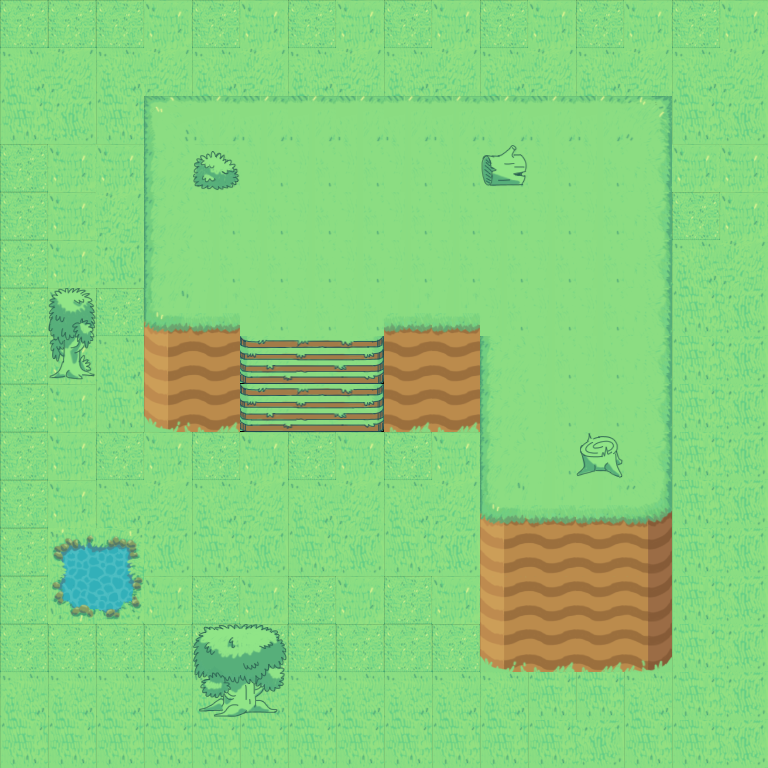

The image is a tile-based game level rendered from a .tmx file. Its description and complete source (layers, tilesets, objects, tile grids) follow:
An orthogonal 16x16 tile map with 48x48 px tiles, 3 tile layers (UL_base, BL_objetos, FL_objetosOver).

<map version="1.2" tiledversion="1.3.4" orientation="orthogonal" renderorder="left-up" width="16" height="16" tilewidth="48" tileheight="48" infinite="0" nextlayerid="4" nextobjectid="1">
 <editorsettings>
  <export target="." format="lua" />
 </editorsettings>
 <tileset firstgid="1" name="compiladoTileset" tilewidth="48" tileheight="48" tilecount="256" columns="16">
  <image source="../tilesets/compiladoTileset.png" width="768" height="768" />
 </tileset>
 <layer id="1" name="UL_base" width="16" height="16">
  <data encoding="csv">
20,20,20,21,20,21,20,21,20,21,20,21,20,21,20,21,
36,37,36,37,36,37,36,37,36,37,36,37,36,37,36,37,
52,53,52,17,18,18,18,18,18,18,18,18,18,19,52,53,
20,21,21,33,34,34,34,34,34,34,34,34,34,35,21,21,
20,21,37,33,34,34,34,34,34,34,34,34,34,35,20,21,
20,21,53,33,34,34,34,34,34,34,34,34,34,35,36,37,
20,21,20,49,50,34,34,34,50,50,34,34,34,35,52,53,
20,21,36,65,66,84,85,86,66,66,33,34,34,35,52,53,
20,21,52,81,82,84,85,86,82,82,33,34,34,35,52,53,
20,21,20,21,20,21,20,21,20,21,33,34,34,35,52,53,
20,21,36,37,36,37,36,37,36,37,49,50,50,51,52,53,
20,40,41,53,52,53,52,53,52,53,65,66,66,67,52,53,
20,56,57,21,20,21,20,21,20,21,65,66,66,67,52,53,
20,20,20,20,20,20,20,20,20,20,81,82,82,83,52,53,
36,36,36,36,36,36,36,36,36,36,36,52,52,36,52,53,
52,52,52,52,52,52,52,52,52,52,52,52,53,52,52,53
</data>
 </layer>
 <layer id="2" name="BL_objetos" width="16" height="16">
  <data encoding="csv">
0,0,0,0,0,0,0,0,0,0,0,0,0,0,0,0,
0,0,0,0,0,0,0,0,0,0,0,0,0,0,0,0,
0,0,0,0,0,0,0,0,0,0,0,0,0,0,0,0,
0,0,0,0,199,0,0,0,0,0,197,0,0,0,0,0,
0,0,0,0,0,0,0,0,0,0,0,0,0,0,0,0,
0,0,0,0,0,0,0,0,0,0,0,0,0,0,0,0,
0,0,0,0,0,0,0,0,0,0,0,0,0,0,0,0,
0,198,0,0,0,0,0,0,0,0,0,0,0,0,0,0,
0,0,0,0,0,0,0,0,0,0,0,0,0,0,0,0,
0,0,0,0,0,0,0,0,0,0,0,0,181,0,0,0,
0,0,0,0,0,0,0,0,0,0,0,0,0,0,0,0,
0,0,0,0,0,0,0,0,0,0,0,0,0,0,0,0,
0,0,0,0,0,0,0,0,0,0,0,0,0,0,0,0,
0,0,0,0,0,0,0,0,0,0,0,0,0,0,0,0,
0,0,0,0,241,242,0,0,0,0,0,0,0,0,0,0,
0,0,0,0,0,0,0,0,0,0,0,0,0,0,0,0
</data>
 </layer>
 <layer id="3" name="FL_objetosOver" width="16" height="16">
  <data encoding="csv">
0,0,0,0,0,0,0,0,0,0,0,0,0,0,0,0,
0,0,0,0,0,0,0,0,0,0,0,0,0,0,0,0,
0,0,0,0,0,0,0,0,0,0,0,0,0,0,0,0,
0,0,0,0,0,0,0,0,0,0,0,0,0,0,0,0,
0,0,0,0,0,0,0,0,0,0,0,0,0,0,0,0,
0,0,0,0,0,0,0,0,0,0,0,0,0,0,0,0,
0,182,0,0,0,0,0,0,0,0,0,0,0,0,0,0,
0,0,0,0,0,0,0,0,0,0,0,0,0,0,0,0,
0,0,0,0,0,0,0,0,0,0,0,0,0,0,0,0,
0,0,0,0,0,0,0,0,0,0,0,0,0,0,0,0,
0,0,0,0,0,0,0,0,0,0,0,0,0,0,0,0,
0,0,0,0,0,0,0,0,0,0,0,0,0,0,0,0,
0,0,0,0,0,0,0,0,0,0,0,0,0,0,0,0,
0,0,0,0,225,226,0,0,0,0,0,0,0,0,0,0,
0,0,0,0,0,0,0,0,0,0,0,0,0,0,0,0,
0,0,0,0,0,0,0,0,0,0,0,0,0,0,0,0
</data>
 </layer>
</map>
